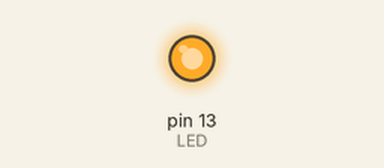
This sketch was run on a simulated Arduino Uno, built with avr-gcc and run on an emulated ATmega328P. Parts: output pins drawn as LEDs (lit = HIGH).

Above: at 0.2 s.
At 5.4 s:
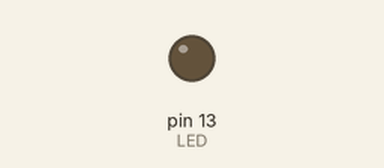
Timing chart, 0 to 7.0 s (numbered marks = the images above):
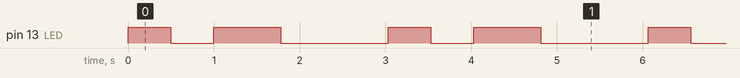

Measured:
- by itself, pin 13 (LED): repeats every 3.0 s: LOW 0.50 s, HIGH 0.78 s, LOW 1.3 s, HIGH 0.50 s
- by itself, everything shown: repeats every 3.0 s, in 4 steps

The sketch:

blink_fade.ino
```cpp
const int LED = 13;
int brightness = 255;
const int fadeAMOUNT = 5;

void setup() {
  pinMode(LED, OUTPUT); // Set the LED pin as an output
}

void loop() {
  if(brightness = 255){
    analogWrite(LED, 255); // Turn the LED on (full brightness)
    delay(500);               // Wait for 250 milliseconds (0.25 second)
    analogWrite(LED, 0);   // Turn the LED off
    delay(500);               // Wait for 250 milliseconds (0.25 second)
  }
  do{
    analogWrite(LED, brightness);
    delay(30);
    brightness -= fadeAMOUNT;                       // Wait for 30 milliseconds
  }while(brightness != 0);

  // Optional: Pause before repeating the loop
  delay(500);
  }
```
